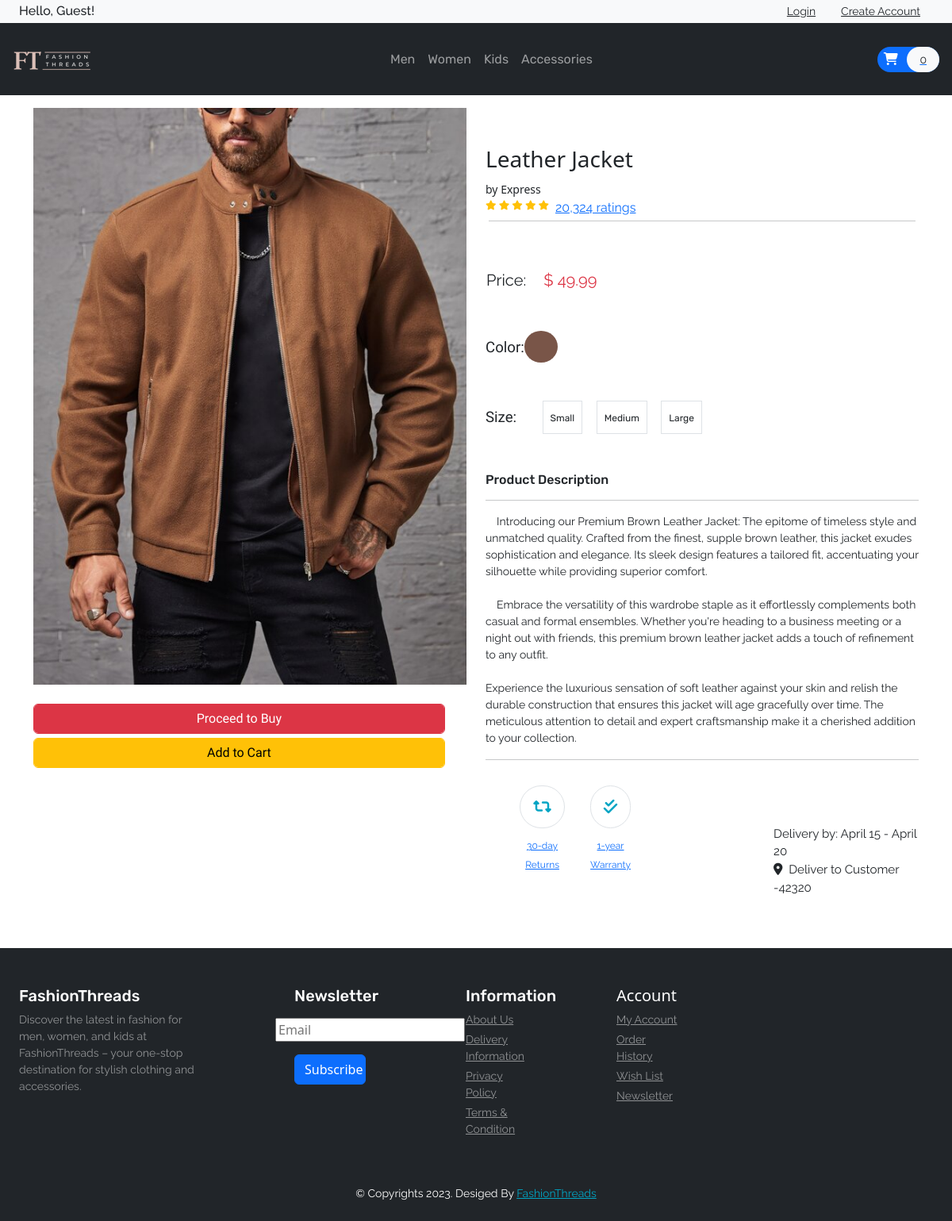
The app's page /Backend/product.php with its own data.
### tables this page shows
CREATE TABLE `product` (
  `item_id` int NOT NULL AUTO_INCREMENT,
  `item_brand` varchar(200) NOT NULL,
  `item_name` varchar(255) NOT NULL,
  `item_price` decimal(10,2) NOT NULL,
  `item_image` varchar(255) NOT NULL,
  `item_register` datetime DEFAULT NULL,
  `item_color` varchar(50) NOT NULL,
  `item_description` text NOT NULL,
  PRIMARY KEY (`item_id`)
);

### Backend/product.php (called while the page is built)
<?php
    include("header.php");
?>
<?php
    include("Template/_products.php");
?>
<?php
    include("footer.php");
?>

### database/DBController.php (called while the page is built, shortened)
<?php
class DBController
{
    protected $host = "localhost";
    protected $port = 3306;
    protected $socket = "";
    protected $user = "root";
    protected $password = "abcd1234";
    protected $dbname = "clothes";
    public function __construct()
    {
        $this->con = new mysqli($this->host, $this->user, $this->password, $this->dbname, $this->port, $this->socket);
    }
}

### Backend/functions.php (called while the page is built, shortened)
<?php
require ("../database/DBController.php");
require("../database/Product.php");
$db = new DBController();
$product = new Product($db);
$products = $product->getData();
$Cart = new Cart($db);

### database/Product.php (called while the page is built, shortened)
<?php
class Product
{
    public $db = null;
    public function __construct(DBController $db)
    {
        $this->db = $db;
    }
    public function getData($table = 'product')
    {
        $result = $this->db->con->query("SELECT * FROM {$table}");
        $resultArray = array();
        while ($item = mysqli_fetch_array($result, MYSQLI_ASSOC)) {
            $resultArray[] = $item;
        }
        return $resultArray;
    }
}

### Backend/Template/_products.php (the view, shortened to what this page needs)
<?php
$item_id = $_GET['item_id'] ?? 1;
foreach ($product->getData() as $item):
  if ($item['item_id'] == $item_id):
    ?>
    <section id="product" class="py-3">
      <div class="container">
        <div class="row">
          <div class="col-sm-6">
            <img src="<?php echo $item['item_image'] ?? "../assets/Products/men/image1.png" ?>" alt="product"
              class="img-fluid">
            <div class="form-row pt-4 font-size-16 font-baloo">
              <div class="col">
                <button type="submit" class="btn btn-danger form-control" style="width: 95%;">Proceed to Buy</button>
              </div>
              <div class="col" style="padding-top: 5px;">
                <form method="post">
                  <?php
                  if (in_array($item['item_id'], $Cart->getCartId($product->getData('cart')) ?? [])) {
                    echo '<button type="submit" disabled class="btn btn-success font-size-16 form-control" style="width: 95%;">In the Cart</button>';
                  } else {
                    echo '<button type="submit" name="product_submit" class="btn btn-warning font-size-16 form-control" style="width: 95%;">Add to Cart</button>';
                  }
                  ?>
                </form>
              </div>
            </div>
          </div>
          <div class="col-sm-6 py-5">
            <h3>
              <?php echo $item['item_name'] ?? "Unknown" ?>
            </h3>
            <small>by
              <?php echo $item['item_brand'] ?? "Unknown" ?>
            </small>
            <div class="d-flex">
              <div class="rating text-warning font-size-12">
                <span><i class="fas fa-star"></i></span>
                <span><i class="fas fa-star"></i></span>
                <span><i class="fas fa-star"></i></span>
                <span><i class="fas fa-star"></i></span>
                <span><i class="fas fa-star"></i></span>
              </div>
              <a href="#" class="px-2 font-rale font-size-16">20,324 ratings</a>
            </div>
            <hr class="m-1">
            <table class="d-flex justify-content-between mt-5" style="padding-top: 10px;">
              <tr class="font-rale font-size-20">
                <td>Price:
                <td class="font-size-20 text-danger">&emsp;$<span>
                    <?php echo $item['item_price'] ?? '0' ?>
                  </span></td>
                </td>
              </tr>
            </table>
            <div class="row mt-5">
              <div class="col-6">
                <div class="color">
                  <div class="d-flex justify-content-between">
                    <h6 class="font-baloo" style="padding-top: 10px; font-size: 14pt;">Color:</h6>
                    <div class="p-2 color-yellow-bg rounded-circle"
                      style="background-color: <?php echo $item['item_color'] ?? "color-yellow-bg" ?>; margin-right: 175px;">
                      <button class="btn font-size 14"></button>
                    </div>
                  </div>
                </div>
              </div>
              <div class="size mt-5">
                <div class="d-flex justify-content-between w-50">
                  <h6 class="font-baloo" style="padding-top: 10px; padding-right: 15px; font-size: 14pt;">Size:</h6>
                  <div class="font-rubik border p-2">
                    <button id="clickButton1" class="btn p-0 font-size-12" onclick="buttonClick(event)">Small</button>
                  </div>
                  <div class="font-rubik border p-2">
                    <button id="clickButton2" class="btn p-0 font-size-12" onclick="buttonClick(event)">Medium</button>
                  </div>
                  <div class="font-rubik border p-2">
                    <button id="clickButton3" class="btn p-0 font-size-12" onclick="buttonClick(event)">Large</button>
                  </div>
                </div>
              </div>
            </div>
            <div class="col-12 mt-5">
              <h6 class="font-rubik">Product Description</h6>
              <hr>
              <p class="font-rale font-size-14">
                <?php echo $item['item_description'] ?? "No description" ?>
              </p>
            </div>
            <hr>
            <div id="policy">
              <div class="d-flex">
                <div class="return text-center m-2" style="padding-left: 5%;">
                  <div class="font-size-20 my-2 color-second m-2">
                    <span class="fas fa-retweet border p-3 rounded-pill"></span>
                  </div>
                  <a href="#" class="font-rale font-size-12">30-day<br>Returns</a>
                </div>
                <div class="return text-center m-2">
                  <div class="font-size-20 my-2 color-second m-2">
                    <span class="fas fa-check-double border p-3 rounded-pill"></span>
                  </div>
                  <a href="#" class="font-rale font-size-12">1-year<br>Warranty</a>
                </div>
                <div id="order-details" class="font-rale d-flex flex-column text-dark"
                  style="padding-left: 30%; padding-top: 12%; font-size: 13pt;">
                  <small>Delivery by: April 15 - April 20 </small>
                  <small><i class="fas fa-map-marker-alt solor-primary"></i>&nbsp;&nbsp;Deliver to Customer -42320</small>
                </div>
              </div>
            </div>
          </div>
        </div>
      </div>
    </section>
    <?php
  endif;
endforeach;
?>

### Backend/header.php (shortened to what this page needs)
<!doctype html>
<html lang="en" data-bs-theme="light">
<head>
    <link href="https://cdn.jsdelivr.net/npm/bootstrap@5.3.0/dist/css/bootstrap.min.css" rel="stylesheet"
>
    <link rel="stylesheet" href="https://cdnjs.cloudflare.com/ajax/libs/OwlCarousel2/2.3.4/assets/owl.carousel.min.css"
 />
    <link rel="stylesheet"
        href="https://cdnjs.cloudflare.com/ajax/libs/OwlCarousel2/2.3.4/assets/owl.theme.default.min.css"
 />
    <link rel="stylesheet" href="https://cdnjs.cloudflare.com/ajax/libs/font-awesome/6.4.0/css/all.min.css"
 />
    <link rel="stylesheet" href="/Frontend/css/style.css">
    <?php
    require("functions.php");
    ?>
</head>
<body>
    <header id="header">
        <div class="strip d-flex justify-content-between px-4 py-1 bg-light">
            <h6 class="font-rale m-0">
                <?php
                if (isset($_SESSION["user_id"])) {
                    $user_id = $_SESSION["user_id"];
                    $user = $Account->getUserByID($user_id);
                    $user_name = $user["first_name"];
                    echo "Hello, $user_name!";
                } else {
                    echo "Hello, Guest!";
                }
                ?>
            </h6>
            <div class="font-rale font-size-14">
                <?php
                if (isset($_SESSION["user_id"])) {
                    echo '<a href="/Backend/Template/_logout.php" class="px-3 border-right border-left text-dark">Logout</a>';
                } else {
                    echo '<a href="/Backend/login.php" class="px-3 border-right border-left text-dark">Login</a>';
                    echo '<a href="/Backend/createAccount.php" class="px-3 border-right text-dark">Create Account</a>';
                }
                ?>
            </div>
        </div>
    </header>
    <nav class="navbar navbar-expand-lg navbar-dark bg-dark">
        <a class="navbar-brand p-3" href="/Backend/index.php"><img src="/assets/Logo/1.png" alt="logo1"></a>
        <div class="collapse navbar-collapse" id="navbarNav">
            <ul class="navbar-nav m-auto font-rubik">
                <li class="nav-item active">
                    <a class="nav-link" href="/Backend/index.php#banner_image_men">Men</a>
                </li>
                <li class="nav-item">
                    <a class="nav-link" href="/Backend/index.php#banner_image_women">Women</a>
                </li>
                <li class="nav-item">
                    <a class="nav-link" href="/Backend/index.php#banner_image_kids">Kids</a>
                </li>
                <li class="nav-item">
                    <a class="nav-link" href="/Backend/index.php#banner_image_accessories">Accessories</a>
                </li>
            </ul>
            <form action="#" class="font-size-14 font-rale p-3">
                <a href="/Backend/cart.php" class="py-2 rounded-pill bg-primary">
                    <span class="font-size-16 px-2 text-white"><i class="fas fa-shopping-cart"></i></span>
                    <span class="px-3 py-2 rounded-pill text-dark bg-light">
                        <?php echo count($product->getData('cart')); ?>
                    </span>
                </a>
            </form>
        </div>
    </nav>
    <main id="main-site">

### Backend/footer.php (shortened to what this page needs)
</main>
<footer id="footer" class="bg-dark text-white py-5">
    <div class="container justify-content-center me-5">
        <div class="row">
            <div class="col-lg-3 col-12" style="padding-right: 50px;">
                <h4 class="font-rubik font-size-20">FashionThreads</h4>
                <p class="font-size-14 font-rale text-white-50">Discover the latest in fashion for men, women, and kids
                    at
                    FashionThreads
                    – your one-stop destination for stylish clothing and accessories.</p>
            </div>
            <div class="col-lg-2 col-12" style="padding-left: 50px; padding-right: 50px;">
                <h4 class="font-rubik font-size-20 ms-4 mb-3">Newsletter</h4>
                <form class="form-row">
                    <div class="col">
                        <input type="text" class="form-contro fa-text-width" placeholder="Email">
                    </div>
                    <div class="col py-3">
                        <button type="submit" class="btn btn-primary mb-2 ms-4" style="width: 100%;">Subscribe</button>
                    </div>
                </form>
            </div>
            <div class="col-lg-2 col-12" style="padding-left: 100px;">
                <h4 class="font-rubik font-size-20">Information</h4>
                <div class="d-flex flex-column flex-wrap">
                    <a href="#" class="font-rale font-size-14 text-white-50 pb-1">About Us</a>
                    <a href="#" class="font-rale font-size-14 text-white-50 pb-1">Delivery Information</a>
                    <a href="#" class="font-rale font-size-14 text-white-50 pb-1">Privacy Policy</a>
                    <a href="#" class="font-rale font-size-14 text-white-50 pb-1">Terms & Condition</a>
                </div>
            </div>
            <div class="col-lg-2 col-12" style="padding-left: 100px;">
                <h4 class="font-rubi font-size-20">Account</h4>
                <div class="d-flex flex-column flex-wrap">
                    <a href="#" class="font-rale font-size-14 text-white-50 pb-1">My Account</a>
                    <a href="#" class="font-rale font-size-14 text-white-50 pb-1">Order History</a>
                    <a href="#" class="font-rale font-size-14 text-white-50 pb-1">Wish List</a>
                    <a href="#" class="font-rale font-size-14 text-white-50 pb-1">Newsletter</a>
                </div>
            </div>
        </div>
    </div>
</footer>
<div class="copyright text-center bg-dark text-white py-2">
    <p class="font-rale font-size-14">&copy; Copyrights 2023. Desiged By <a href="#"
            class="color-second">FashionThreads</a></p>
</div>
</body>
</html>

### Frontend/css/style.css (style rules this page uses)
.color-second { color: #00A5C4; }
.color-yellow-bg { background: #FFD289; }
button, button:focus { outline: none !important; box-shadow: none !important; }
.font-baloo { font-family: "Baloo Thambi 2", cursive; }
.font-rale { font-family: "Raleway", cursive; }
.font-rubik { font-family: "Rubik", cursive; }
.font-size-12 { font-size: 12px; }
.font-size-14 { font-size: 14px; }
.font-size-16 { font-size: 16px; }
.font-size-20 { font-size: 20px; }

### records on screen
product: item_image (picture), item_name "Leather Jacket", item_brand "Express", item_price "49.99", item_description "Introducing our Premium Brown Leather Jacket: The epitome of timeless style and unmatched quality. Crafted from the finest, supple brown leather, this jacket exudes sophistication and elegance. Its sleek design features a tailored fit, accentuating your silhouette while providing superior comfort. Embrace the versatility of this wardrobe staple as it effortlessly complements both casual and formal ensembles. Whether you're heading to a business meeting or a night out with friends, this premium brown leather jacket adds a touch of refinement to any outfit. Experience the luxurious sensation of soft leather against your skin and relish the durable construction that ensures this jacket will…"

### other values on screen
count($product->getData('cart')) "0"
